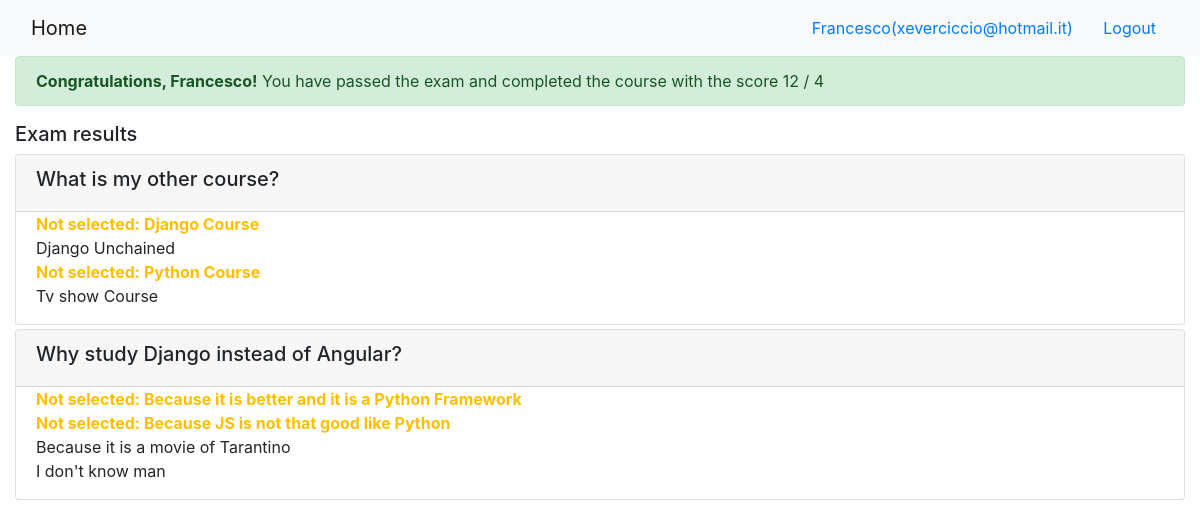
The page /onlinecourse/course/2/submission/2/result (signed in) on the database its author committed.
### onlinecourse/models.py (models this page shows, shortened)
class Question(models.Model):
    course = models.ForeignKey(Course, on_delete=models.CASCADE)
    text = models.CharField(null=False, max_length=1000)
    point = models.IntegerField(default=1, null=False)

class Choice(models.Model):
    question = models.ForeignKey(Question, on_delete=models.CASCADE)
    text = models.CharField(null=False, max_length=500)
    is_correct = models.BooleanField()

### onlinecourse/views.py (the view)
# urls.py: path('course/<int:course_id>/submission/<int:submission_id>/result',views.show_exam_result,name='exam_result'),
def show_exam_result(request, course_id, submission_id):
    course = Course.objects.get(pk=course_id)
    submission = Submission.objects.get(pk=submission_id)
    total_score_learner = 0
    total_score_exam = 0
    selected_ids = []
    for choice in submission.choices.all():
        selected_ids.append(choice.id)
        if choice.is_correct:
            total_score_learner += choice.question.point
        else:
            total_score_learner -= 0.5
    for question in course.question_set.all():
        for choice in question.choice_set.all():
            if choice.is_correct:
                total_score_exam += choice.question.point
    point_to_pass = total_score_exam - 2
    context = {
        "course" : course,
        "selected_ids": selected_ids,
        "total_score_learner":total_score_learner,
        "total_score_exam":total_score_exam,
        "point_to_pass": point_to_pass
    }
    return render(request,"onlinecourse/exam_result_bootstrap.html",context)

### onlinecourse/templates/onlinecourse/exam_result_bootstrap.html (shortened to what this page needs)
<!DOCTYPE html>
<html lang="en">
<head>
    {% load static %}
    <link rel="stylesheet" href="https://maxcdn.bootstrapcdn.com/bootstrap/4.5.2/css/bootstrap.min.css">
</head>
<body>
 <nav class="navbar navbar-light bg-light">
    <div class="container-fluid">
        <div class="navbar-header">
              <a class="navbar-brand" href="{% url 'onlinecourse:index' %}">Home</a>
        </div>
        <ul class="nav navbar-nav navbar-right">
            {% if user.is_authenticated %}
            <li>
                <a class="btn btn-link" href="#">{{ user.first_name }}({{ user.username }})</a>
                <a class="btn btn-link" href="{% url 'onlinecourse:logout' %}">Logout</a>
            </li>
            {% endif %}
        </ul>
    </div>
</nav>
<div class="container-fluid">
    {% if total_score_learner >= point_to_pass  %}
    <div class="alert alert-success">
       <b>Congratulations, {{user.first_name}}!</b> You have passed the exam and completed the course with the score {{total_score_learner}} / {{total_score_exam}}
    </div>
        {% else %}
        <div class="alert alert-danger">
            <b>Failed</b> Sorry, {{user.first_name}}! You have failed exam with score {{total_score_learner}} / {{total_score_exam}}
        </div>
        <a class="btn btn-link text-danger" href="{% url 'onlinecourse:course_details' course.id %}">Re-test</a>
        {% endif %}
    <div class="card-columns-vertical mt-1">
        <h5 class="">Exam results</h5>
        {% for question in course.question_set.all %}
        <div class="card mt-1">
            <div class="card-header">
                <h5>{{ question.text }}</h5>
            </div>
            <div class="form-group">
                {% for choice in question.choice_set.all %}
                <div class="form-check">
                       {% if choice.is_correct and choice.id in selected_ids %}
                       <label class="form-check-label" style="color:green; font-weight:bold">
                           Correct Answer: {{choice.text}}
                       </label>
                       {% elif choice.is_correct %}
                       <label class="form-check-label" style="color:#FFBF00; font-weight:bold ">
                          Not selected: {{choice.text}}
                       </label>
                       {% elif not choice.is_correct and choice.id in selected_ids %}
                       <label class="form-check-label" style="color:red; font-weight:bold">
                           Wrong Answer: {{choice.text}}
                       </label>
                       {% else %}
                       <label class="form-check-label">
                           {{choice.text}}
                       </label>
                       {% endif %}
                </div>
                {% endfor %}
            </div>
       </div>
       {% endfor %}
        </div>
    </div>
</body>
</html>

### rows shown on the page
Question: text "What is my other course?"
Choice: text "Django Course"
Choice: text "Django Unchained"
Choice: text "Python Course"
Choice: text "Tv show Course"
Question: text "Why study Django instead of Angular?"
Choice: text "Because it is better and it is a Python Framework"
Choice: text "Because JS is not that good like Python"
Choice: text "Because it is a movie of Tarantino"
Choice: text "I don't know man"

### other values the page prints
{{ user.first_name }} "Francesco"
{{ user.username }} "xeverciccio@hotmail.it"
{{ total_score_learner }} "12"
{{ total_score_exam }} "4"
